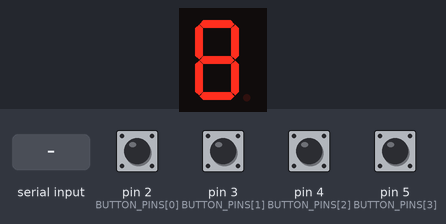
A sketch run on a simulated Arduino Uno, built with avr-gcc and run on an emulated ATmega328P. Shown: 1-digit seven-segment display. Wiring (inferred from the names in the program): 1-digit 7-segment display, segments lit when LOW: segments pin 10, pin 9, pin 6, pin 7, pin 8, pin 11, pin 12. The inputs (shaded band) are chosen by the test bench; at power-on: pin 2 (BUTTON_PINS[0]), pin 3 (BUTTON_PINS[1]), pin 4 (BUTTON_PINS[2]), pin 5 (BUTTON_PINS[3]) HIGH. The segment pins are drawn as the display they are named for; what the sketch prints to the serial monitor is not drawn.

Above: at 1.2 s.
1.3 s: "0" received over Serial
At 2.3 s:
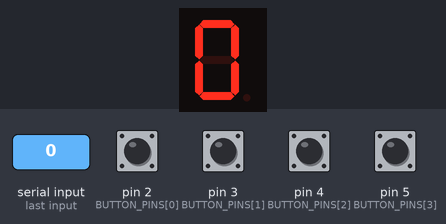
2.8 s: byte 65 ('A') received over Serial
At 3.5 s:
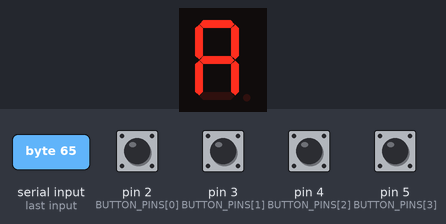
4.3 s: byte 66 ('B') received over Serial
At 4.6 s:
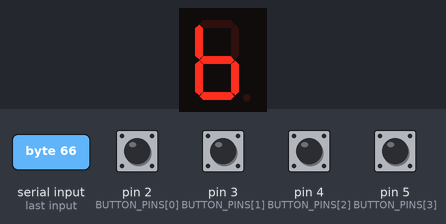
5.8 s: byte 67 ('C') received over Serial
At 6.9 s:
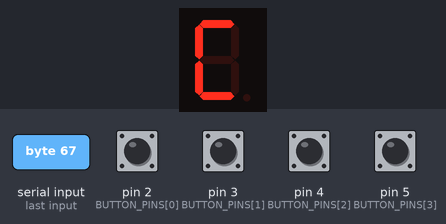
7.3 s: byte 68 ('D') received over Serial
At 8.1 s:
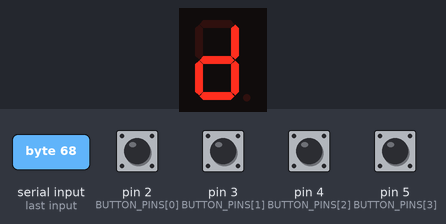
Timing chart, 0 to 7.8 s (numbered marks = the images above; inputs shaded):
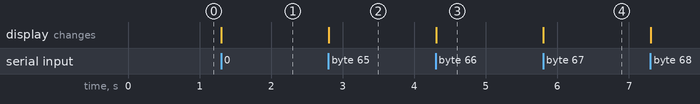

The sketch:

Act5Part2.ino
```cpp
#include "api/Common.h"
#include <Arduino.h>

const byte BUTTON_PINS[] = {2, 3, 4, 5};
const byte BUTTON_PINS_COUNT = sizeof(BUTTON_PINS) / sizeof(BUTTON_PINS[0]);

const byte SEVEN_SEGMENT_PINS[] = {12, 11, 8, 7, 6, 9, 10};
const byte SEVEN_SEGMENT_PINS_COUNT = sizeof(SEVEN_SEGMENT_PINS) / sizeof(SEVEN_SEGMENT_PINS[0]);

const byte DIGIT_0 = 0b0000001;
const byte DIGIT_1 = 0b1001111;
const byte DIGIT_2 = 0b0010010;
const byte DIGIT_3 = 0b0000110;
const byte DIGIT_4 = 0b1001100;
const byte DIGIT_5 = 0b0100100;
const byte DIGIT_6 = 0b0100000;
const byte DIGIT_7 = 0b0001111;
const byte DIGIT_8 = 0b0000000;
const byte DIGIT_9 = 0b0000100;
const byte DIGIT_A = 0b0001000;
const byte DIGIT_B = 0b1100000;
const byte DIGIT_C = 0b0110001;
const byte DIGIT_D = 0b1000010;
const byte DIGIT_E = 0b0110000;
const byte DIGIT_F = 0b0111000;

const byte HEX_DIGITS[] = {
    DIGIT_0, DIGIT_1, DIGIT_2, DIGIT_3, DIGIT_4, DIGIT_5, DIGIT_6, DIGIT_7, DIGIT_8, DIGIT_9,
    DIGIT_A, DIGIT_B, DIGIT_C, DIGIT_D, DIGIT_E, DIGIT_F
};

const byte HEX_DIGITS_COUNT = sizeof(HEX_DIGITS) / sizeof(HEX_DIGITS[0]);

byte buttonValues = 0b0000;

void outputHexadecimal(char digit);
void printHexadecimalFromSerialRead();
void printHexadecimalFromButtons();

void setup() {
    for (int i = 0; i < BUTTON_PINS_COUNT; i++) {
        pinMode(BUTTON_PINS[i], INPUT_PULLUP);

    }

    for (int i = 0; i < SEVEN_SEGMENT_PINS_COUNT; i++) {
        pinMode(SEVEN_SEGMENT_PINS[i], OUTPUT);

    }

    Serial.begin(9600);

}

void loop() {
    printHexadecimalFromSerialRead();

    printHexadecimalFromButtons();

}


void outputHexadecimal(char digit) {
    for (int i = 0; i < SEVEN_SEGMENT_PINS_COUNT; i++) {
        bool currentBit = bitRead(digit, i);

        digitalWrite(SEVEN_SEGMENT_PINS[i], currentBit);

    }

}

void printHexadecimalFromSerialRead() {
    char read_character = Serial.read();

    switch (read_character) {
        case '0':
            outputHexadecimal(HEX_DIGITS[0]);

        break;
        case '1':
            outputHexadecimal(HEX_DIGITS[1]);

        break;
        case '2':
            outputHexadecimal(HEX_DIGITS[2]);

        break;
        case '3':
            outputHexadecimal(HEX_DIGITS[3]);

        break;
        case '4':
            outputHexadecimal(HEX_DIGITS[4]);

        break;
        case '5':
            outputHexadecimal(HEX_DIGITS[5]);

        break;
        case '6':
            outputHexadecimal(HEX_DIGITS[6]);

        break;
        case '7':
            outputHexadecimal(HEX_DIGITS[7]);

        break;
        case '8':
            outputHexadecimal(HEX_DIGITS[8]);

        break;
        case '9':
            outputHexadecimal(HEX_DIGITS[9]);

        break;
        case 'A':
            outputHexadecimal(HEX_DIGITS[10]);

        break;
        case 'B':
            outputHexadecimal(HEX_DIGITS[11]);

        break;
        case 'C':
            outputHexadecimal(HEX_DIGITS[12]);

        break;
        case 'D':
            outputHexadecimal(HEX_DIGITS[13]);

        break;
        case 'E':
            outputHexadecimal(HEX_DIGITS[14]);

        break;
        case 'F':
            outputHexadecimal(HEX_DIGITS[15]);

        break;
    }

}

void printHexadecimalFromButtons() {
    for (int i = 0; i < BUTTON_PINS_COUNT; i++) {
        bool isButtonOn = !digitalRead(BUTTON_PINS[i]);
        bitWrite(buttonValues, i, isButtonOn);

    }

    Serial.println(buttonValues, HEX);

}
```

Measured:
- after the input at 1.3 s, the display: changes at once (image 1)
- after the input at 2.8 s, the display: changes at once (image 2)
- after the input at 4.3 s, the display: changes at once (image 3)
- after the input at 5.8 s, the display: changes at once (image 4)
